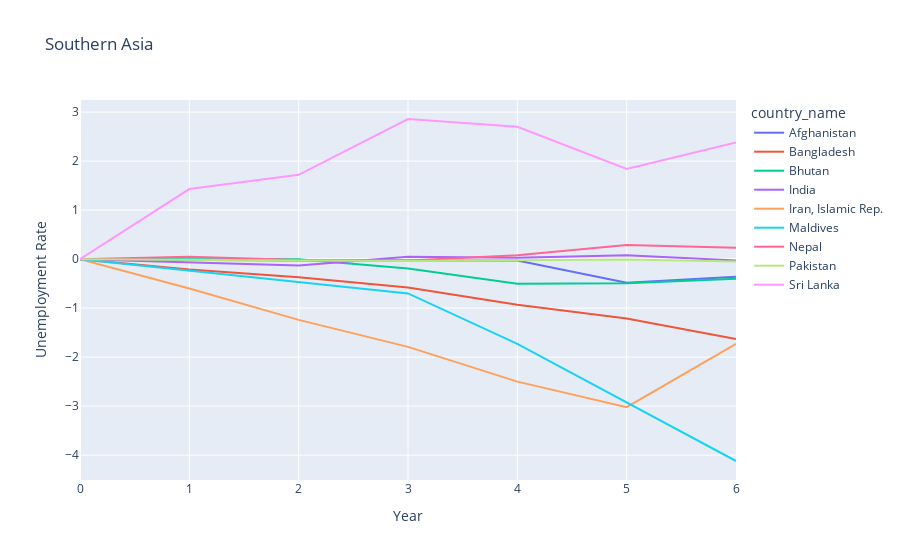
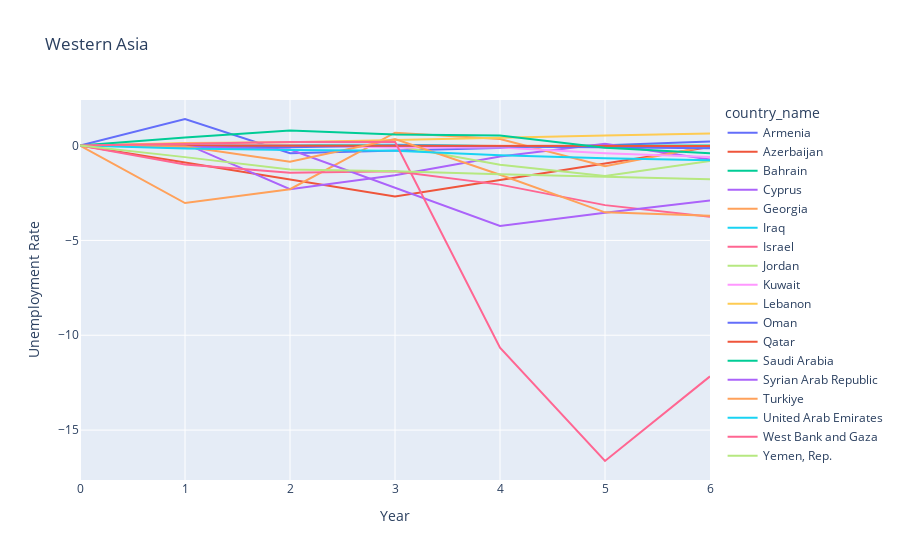
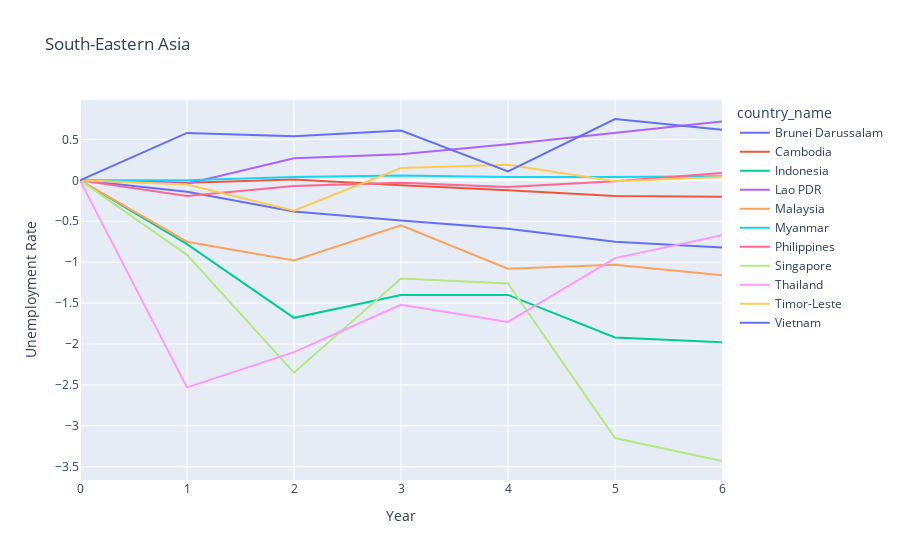

The notebook cell saved with these charts, in order:
### Code cell
#for i in range(len(sub_regions)):
for i in range(len(sub_regions)):
    fig = px.line(data_n1[countries[i]],title = sub_regions[i],labels={
        'index':'Year','value':'Unemployment Rate'
    })
    fig.show()

### Figure 1 — Plotly figure (JSON) as saved in the notebook; plotly's stock layout.template omitted (floating-point values rounded to 4 significant figures)
{"data": [{"hovertemplate": "country_name=Afghanistan<br>Year=%{x}<br>Unemployment Rate=%{y}<extra></extra>", "legendgroup": "Afghanistan", "line": {"color": "#636efa", "dash": "solid"}, "marker": {"symbol": "circle"}, "mode": "lines", "name": "Afghanistan", "orientation": "v", "showlegend": true, "type": "scatter", "x": [0, 1, 2, 3, 4, 5, 6], "xaxis": "x", "y": [0, -0.02, -0.03, -0.03, -0.03, -0.48, -0.36], "yaxis": "y"}, {"hovertemplate": "country_name=Bangladesh<br>Year=%{x}<br>Unemployment Rate=%{y}<extra></extra>", "legendgroup": "Bangladesh", "line": {"color": "#EF553B", "dash": "solid"}, "marker": {"symbol": "circle"}, "mode": "lines", "name": "Bangladesh", "orientation": "v", "showlegend": true, "type": "scatter", "x": [0, 1, 2, 3, 4, 5, 6], "xaxis": "x", "y": [0, -0.21, -0.37, -0.58, -0.93, -1.21, -1.63], "yaxis": "y"}, {"hovertemplate": "country_name=Bhutan<br>Year=%{x}<br>Unemployment Rate=%{y}<extra></extra>", "legendgroup": "Bhutan", "line": {"color": "#00cc96", "dash": "solid"}, "marker": {"symbol": "circle"}, "mode": "lines", "name": "Bhutan", "orientation": "v", "showlegend": true, "type": "scatter", "x": [0, 1, 2, 3, 4, 5, 6], "xaxis": "x", "y": [0, 0, 0, -0.19, -0.5, -0.49, -0.4], "yaxis": "y"}, {"hovertemplate": "country_name=India<br>Year=%{x}<br>Unemployment Rate=%{y}<extra></extra>", "legendgroup": "India", "line": {"color": "#ab63fa", "dash": "solid"}, "marker": {"symbol": "circle"}, "mode": "lines", "name": "India", "orientation": "v", "showlegend": true, "type": "scatter", "x": [0, 1, 2, 3, 4, 5, 6], "xaxis": "x", "y": [0, -0.06, -0.13, 0.05, 0.03, 0.08, -0.03], "yaxis": "y"}, {"hovertemplate": "country_name=Iran, Islamic Rep.<br>Year=%{x}<br>Unemployment Rate=%{y}<extra></extra>", "legendgroup": "Iran, Islamic Rep.", "line": {"color": "#FFA15A", "dash": "solid"}, "marker": {"symbol": "circle"}, "mode": "lines", "name": "Iran, Islamic Rep.", "orientation": "v", "showlegend": true, "type": "scatter", "x": [0, 1, 2, 3, 4, 5, 6], "xaxis": "x", "y": [0, -0.6, -1.24, -1.79, -2.5, -3.02, -1.73], "yaxis": "y"}, {"hovertemplate": "country_name=Maldives<br>Year=%{x}<br>Unemployment Rate=%{y}<extra></extra>", "legendgroup": "Maldives", "line": {"color": "#19d3f3", "dash": "solid"}, "marker": {"symbol": "circle"}, "mode": "lines", "name": "Maldives", "orientation": "v", "showlegend": true, "type": "scatter", "x": [0, 1, 2, 3, 4, 5, 6], "xaxis": "x", "y": [0, -0.23, -0.47, -0.7, -1.73, -2.92, -4.12], "yaxis": "y"}, {"hovertemplate": "country_name=Nepal<br>Year=%{x}<br>Unemployment Rate=%{y}<extra></extra>", "legendgroup": "Nepal", "line": {"color": "#FF6692", "dash": "solid"}, "marker": {"symbol": "circle"}, "mode": "lines", "name": "Nepal", "orientation": "v", "showlegend": true, "type": "scatter", "x": [0, 1, 2, 3, 4, 5, 6], "xaxis": "x", "y": [0, 0.05, -0.02, -0.03, 0.08, 0.29, 0.23], "yaxis": "y"}, {"hovertemplate": "country_name=Pakistan<br>Year=%{x}<br>Unemployment Rate=%{y}<extra></extra>", "legendgroup": "Pakistan", "line": {"color": "#B6E880", "dash": "solid"}, "marker": {"symbol": "circle"}, "mode": "lines", "name": "Pakistan", "orientation": "v", "showlegend": true, "type": "scatter", "x": [0, 1, 2, 3, 4, 5, 6], "xaxis": "x", "y": [0, -0.02, -0.03, -0.04, -0.02, -0.01, -0.05], "yaxis": "y"}, {"hovertemplate": "country_name=Sri Lanka<br>Year=%{x}<br>Unemployment Rate=%{y}<extra></extra>", "legendgroup": "Sri Lanka", "line": {"color": "#FF97FF", "dash": "solid"}, "marker": {"symbol": "circle"}, "mode": "lines", "name": "Sri Lanka", "orientation": "v", "showlegend": true, "type": "scatter", "x": [0, 1, 2, 3, 4, 5, 6], "xaxis": "x", "y": [0, 1.43, 1.72, 2.86, 2.7, 1.84, 2.38], "yaxis": "y"}], "layout": {"legend": {"title": {"text": "country_name"}, "tracegroupgap": 0}, "title": {"text": "Southern Asia"}, "xaxis": {"anchor": "y", "domain": [0, 1], "title": {"text": "Year"}}, "yaxis": {"anchor": "x", "domain": [0, 1], "title": {"text": "Unemployment Rate"}}}}

### Figure 2 — Plotly figure (JSON) as saved in the notebook; plotly's stock layout.template omitted (floating-point values rounded to 4 significant figures)
{"data": [{"hovertemplate": "country_name=Armenia<br>Year=%{x}<br>Unemployment Rate=%{y}<extra></extra>", "legendgroup": "Armenia", "line": {"color": "#636efa", "dash": "solid"}, "marker": {"symbol": "circle"}, "mode": "lines", "name": "Armenia", "orientation": "v", "showlegend": true, "type": "scatter", "x": [0, 1, 2, 3, 4, 5, 6], "xaxis": "x", "y": [0, 1.4, -0.4, -0.25, -0.11, 0.02, 0.21], "yaxis": "y"}, {"hovertemplate": "country_name=Azerbaijan<br>Year=%{x}<br>Unemployment Rate=%{y}<extra></extra>", "legendgroup": "Azerbaijan", "line": {"color": "#EF553B", "dash": "solid"}, "marker": {"symbol": "circle"}, "mode": "lines", "name": "Azerbaijan", "orientation": "v", "showlegend": true, "type": "scatter", "x": [0, 1, 2, 3, 4, 5, 6], "xaxis": "x", "y": [0, -0.9, -1.8, -2.68, -1.81, -0.94, -0.07], "yaxis": "y"}, {"hovertemplate": "country_name=Bahrain<br>Year=%{x}<br>Unemployment Rate=%{y}<extra></extra>", "legendgroup": "Bahrain", "line": {"color": "#00cc96", "dash": "solid"}, "marker": {"symbol": "circle"}, "mode": "lines", "name": "Bahrain", "orientation": "v", "showlegend": true, "type": "scatter", "x": [0, 1, 2, 3, 4, 5, 6], "xaxis": "x", "y": [0, 0.01, 0, 0.01, -0.02, -0.02, 0], "yaxis": "y"}, {"hovertemplate": "country_name=Cyprus<br>Year=%{x}<br>Unemployment Rate=%{y}<extra></extra>", "legendgroup": "Cyprus", "line": {"color": "#ab63fa", "dash": "solid"}, "marker": {"symbol": "circle"}, "mode": "lines", "name": "Cyprus", "orientation": "v", "showlegend": true, "type": "scatter", "x": [0, 1, 2, 3, 4, 5, 6], "xaxis": "x", "y": [0, 0.1, -2.3, -1.57, -0.58, 0.1, -0.74], "yaxis": "y"}, {"hovertemplate": "country_name=Georgia<br>Year=%{x}<br>Unemployment Rate=%{y}<extra></extra>", "legendgroup": "Georgia", "line": {"color": "#FFA15A", "dash": "solid"}, "marker": {"symbol": "circle"}, "mode": "lines", "name": "Georgia", "orientation": "v", "showlegend": true, "type": "scatter", "x": [0, 1, 2, 3, 4, 5, 6], "xaxis": "x", "y": [0, -3.03, -2.3, 0.68, 0.34, -1.09, -0.01], "yaxis": "y"}, {"hovertemplate": "country_name=Iraq<br>Year=%{x}<br>Unemployment Rate=%{y}<extra></extra>", "legendgroup": "Iraq", "line": {"color": "#19d3f3", "dash": "solid"}, "marker": {"symbol": "circle"}, "mode": "lines", "name": "Iraq", "orientation": "v", "showlegend": true, "type": "scatter", "x": [0, 1, 2, 3, 4, 5, 6], "xaxis": "x", "y": [0, 0.01, 0.02, 0.04, -0.04, -0.08, -0.05], "yaxis": "y"}, {"hovertemplate": "country_name=Israel<br>Year=%{x}<br>Unemployment Rate=%{y}<extra></extra>", "legendgroup": "Israel", "line": {"color": "#FF6692", "dash": "solid"}, "marker": {"symbol": "circle"}, "mode": "lines", "name": "Israel", "orientation": "v", "showlegend": true, "type": "scatter", "x": [0, 1, 2, 3, 4, 5, 6], "xaxis": "x", "y": [0, -1, -1.43, -1.35, -2.06, -3.14, -3.76], "yaxis": "y"}, {"hovertemplate": "country_name=Jordan<br>Year=%{x}<br>Unemployment Rate=%{y}<extra></extra>", "legendgroup": "Jordan", "line": {"color": "#B6E880", "dash": "solid"}, "marker": {"symbol": "circle"}, "mode": "lines", "name": "Jordan", "orientation": "v", "showlegend": true, "type": "scatter", "x": [0, 1, 2, 3, 4, 5, 6], "xaxis": "x", "y": [0, -0.01, -0.02, -0.01, -1.01, -1.61, -0.81], "yaxis": "y"}, {"hovertemplate": "country_name=Kuwait<br>Year=%{x}<br>Unemployment Rate=%{y}<extra></extra>", "legendgroup": "Kuwait", "line": {"color": "#FF97FF", "dash": "solid"}, "marker": {"symbol": "circle"}, "mode": "lines", "name": "Kuwait", "orientation": "v", "showlegend": true, "type": "scatter", "x": [0, 1, 2, 3, 4, 5, 6], "xaxis": "x", "y": [0, 0, 0, -0.1, -0.1, -0.4, -0.6], "yaxis": "y"}, {"hovertemplate": "country_name=Lebanon<br>Year=%{x}<br>Unemployment Rate=%{y}<extra></extra>", "legendgroup": "Lebanon", "line": {"color": "#FECB52", "dash": "solid"}, "marker": {"symbol": "circle"}, "mode": "lines", "name": "Lebanon", "orientation": "v", "showlegend": true, "type": "scatter", "x": [0, 1, 2, 3, 4, 5, 6], "xaxis": "x", "y": [0, 0.13, 0.18, 0.31, 0.43, 0.53, 0.63], "yaxis": "y"}, {"hovertemplate": "country_name=Oman<br>Year=%{x}<br>Unemployment Rate=%{y}<extra></extra>", "legendgroup": "Oman", "line": {"color": "#636efa", "dash": "solid"}, "marker": {"symbol": "circle"}, "mode": "lines", "name": "Oman", "orientation": "v", "showlegend": true, "type": "scatter", "x": [0, 1, 2, 3, 4, 5, 6], "xaxis": "x", "y": [0, -0.05, -0.09, 0, -0.04, -0.11, -0.14], "yaxis": "y"}, {"hovertemplate": "country_name=Qatar<br>Year=%{x}<br>Unemployment Rate=%{y}<extra></extra>", "legendgroup": "Qatar", "line": {"color": "#EF553B", "dash": "solid"}, "marker": {"symbol": "circle"}, "mode": "lines", "name": "Qatar", "orientation": "v", "showlegend": true, "type": "scatter", "x": [0, 1, 2, 3, 4, 5, 6], "xaxis": "x", "y": [0, 0, -0.01, -0.01, -0.02, -0.02, -0.03], "yaxis": "y"}, {"hovertemplate": "country_name=Saudi Arabia<br>Year=%{x}<br>Unemployment Rate=%{y}<extra></extra>", "legendgroup": "Saudi Arabia", "line": {"color": "#00cc96", "dash": "solid"}, "marker": {"symbol": "circle"}, "mode": "lines", "name": "Saudi Arabia", "orientation": "v", "showlegend": true, "type": "scatter", "x": [0, 1, 2, 3, 4, 5, 6], "xaxis": "x", "y": [0, 0.43, 0.8, 0.58, 0.53, -0.12, -0.41], "yaxis": "y"}, {"hovertemplate": "country_name=Syrian Arab Republic<br>Year=%{x}<br>Unemployment Rate=%{y}<extra></extra>", "legendgroup": "Syrian Arab Republic", "line": {"color": "#ab63fa", "dash": "solid"}, "marker": {"symbol": "circle"}, "mode": "lines", "name": "Syrian Arab Republic", "orientation": "v", "showlegend": true, "type": "scatter", "x": [0, 1, 2, 3, 4, 5, 6], "xaxis": "x", "y": [0, -0.06, -0.21, -2.21, -4.24, -3.54, -2.89], "yaxis": "y"}, {"hovertemplate": "country_name=Turkiye<br>Year=%{x}<br>Unemployment Rate=%{y}<extra></extra>", "legendgroup": "Turkiye", "line": {"color": "#FFA15A", "dash": "solid"}, "marker": {"symbol": "circle"}, "mode": "lines", "name": "Turkiye", "orientation": "v", "showlegend": true, "type": "scatter", "x": [0, 1, 2, 3, 4, 5, 6], "xaxis": "x", "y": [0, -0.05, -0.85, 0.34, -1.54, -3.52, -3.7], "yaxis": "y"}, {"hovertemplate": "country_name=United Arab Emirates<br>Year=%{x}<br>Unemployment Rate=%{y}<extra></extra>", "legendgroup": "United Arab Emirates", "line": {"color": "#19d3f3", "dash": "solid"}, "marker": {"symbol": "circle"}, "mode": "lines", "name": "United Arab Emirates", "orientation": "v", "showlegend": true, "type": "scatter", "x": [0, 1, 2, 3, 4, 5, 6], "xaxis": "x", "y": [0, -0.16, -0.24, -0.27, -0.51, -0.67, -0.77], "yaxis": "y"}, {"hovertemplate": "country_name=West Bank and Gaza<br>Year=%{x}<br>Unemployment Rate=%{y}<extra></extra>", "legendgroup": "West Bank and Gaza", "line": {"color": "#FF6692", "dash": "solid"}, "marker": {"symbol": "circle"}, "mode": "lines", "name": "West Bank and Gaza", "orientation": "v", "showlegend": true, "type": "scatter", "x": [0, 1, 2, 3, 4, 5, 6], "xaxis": "x", "y": [0, 0.11, 0.19, 0.2, -10.66, -16.63, -12.17], "yaxis": "y"}, {"hovertemplate": "country_name=Yemen, Rep.<br>Year=%{x}<br>Unemployment Rate=%{y}<extra></extra>", "legendgroup": "Yemen, Rep.", "line": {"color": "#B6E880", "dash": "solid"}, "marker": {"symbol": "circle"}, "mode": "lines", "name": "Yemen, Rep.", "orientation": "v", "showlegend": true, "type": "scatter", "x": [0, 1, 2, 3, 4, 5, 6], "xaxis": "x", "y": [0, -0.61, -1.26, -1.36, -1.51, -1.64, -1.77], "yaxis": "y"}], "layout": {"legend": {"title": {"text": "country_name"}, "tracegroupgap": 0}, "title": {"text": "Western Asia"}, "xaxis": {"anchor": "y", "domain": [0, 1], "title": {"text": "Year"}}, "yaxis": {"anchor": "x", "domain": [0, 1], "title": {"text": "Unemployment Rate"}}}}

### Figure 3 — Plotly figure (JSON) as saved in the notebook; plotly's stock layout.template omitted (floating-point values rounded to 4 significant figures)
{"data": [{"hovertemplate": "country_name=Brunei Darussalam<br>Year=%{x}<br>Unemployment Rate=%{y}<extra></extra>", "legendgroup": "Brunei Darussalam", "line": {"color": "#636efa", "dash": "solid"}, "marker": {"symbol": "circle"}, "mode": "lines", "name": "Brunei Darussalam", "orientation": "v", "showlegend": true, "type": "scatter", "x": [0, 1, 2, 3, 4, 5, 6], "xaxis": "x", "y": [0, -0.14, -0.38, -0.49, -0.59, -0.75, -0.82], "yaxis": "y"}, {"hovertemplate": "country_name=Cambodia<br>Year=%{x}<br>Unemployment Rate=%{y}<extra></extra>", "legendgroup": "Cambodia", "line": {"color": "#EF553B", "dash": "solid"}, "marker": {"symbol": "circle"}, "mode": "lines", "name": "Cambodia", "orientation": "v", "showlegend": true, "type": "scatter", "x": [0, 1, 2, 3, 4, 5, 6], "xaxis": "x", "y": [0, -0.03, 0.01, -0.06, -0.12, -0.19, -0.2], "yaxis": "y"}, {"hovertemplate": "country_name=Indonesia<br>Year=%{x}<br>Unemployment Rate=%{y}<extra></extra>", "legendgroup": "Indonesia", "line": {"color": "#00cc96", "dash": "solid"}, "marker": {"symbol": "circle"}, "mode": "lines", "name": "Indonesia", "orientation": "v", "showlegend": true, "type": "scatter", "x": [0, 1, 2, 3, 4, 5, 6], "xaxis": "x", "y": [0, -0.78, -1.68, -1.4, -1.4, -1.92, -1.98], "yaxis": "y"}, {"hovertemplate": "country_name=Lao PDR<br>Year=%{x}<br>Unemployment Rate=%{y}<extra></extra>", "legendgroup": "Lao PDR", "line": {"color": "#ab63fa", "dash": "solid"}, "marker": {"symbol": "circle"}, "mode": "lines", "name": "Lao PDR", "orientation": "v", "showlegend": true, "type": "scatter", "x": [0, 1, 2, 3, 4, 5, 6], "xaxis": "x", "y": [0, -0.04, 0.27, 0.32, 0.44, 0.58, 0.72], "yaxis": "y"}, {"hovertemplate": "country_name=Malaysia<br>Year=%{x}<br>Unemployment Rate=%{y}<extra></extra>", "legendgroup": "Malaysia", "line": {"color": "#FFA15A", "dash": "solid"}, "marker": {"symbol": "circle"}, "mode": "lines", "name": "Malaysia", "orientation": "v", "showlegend": true, "type": "scatter", "x": [0, 1, 2, 3, 4, 5, 6], "xaxis": "x", "y": [0, -0.75, -0.98, -0.55, -1.08, -1.03, -1.16], "yaxis": "y"}, {"hovertemplate": "country_name=Myanmar<br>Year=%{x}<br>Unemployment Rate=%{y}<extra></extra>", "legendgroup": "Myanmar", "line": {"color": "#19d3f3", "dash": "solid"}, "marker": {"symbol": "circle"}, "mode": "lines", "name": "Myanmar", "orientation": "v", "showlegend": true, "type": "scatter", "x": [0, 1, 2, 3, 4, 5, 6], "xaxis": "x", "y": [0, 0, 0.04, 0.06, 0.04, 0.04, 0.05], "yaxis": "y"}, {"hovertemplate": "country_name=Philippines<br>Year=%{x}<br>Unemployment Rate=%{y}<extra></extra>", "legendgroup": "Philippines", "line": {"color": "#FF6692", "dash": "solid"}, "marker": {"symbol": "circle"}, "mode": "lines", "name": "Philippines", "orientation": "v", "showlegend": true, "type": "scatter", "x": [0, 1, 2, 3, 4, 5, 6], "xaxis": "x", "y": [0, -0.19, -0.07, -0.03, -0.08, -0.01, 0.09], "yaxis": "y"}, {"hovertemplate": "country_name=Singapore<br>Year=%{x}<br>Unemployment Rate=%{y}<extra></extra>", "legendgroup": "Singapore", "line": {"color": "#B6E880", "dash": "solid"}, "marker": {"symbol": "circle"}, "mode": "lines", "name": "Singapore", "orientation": "v", "showlegend": true, "type": "scatter", "x": [0, 1, 2, 3, 4, 5, 6], "xaxis": "x", "y": [0, -0.91, -2.35, -1.2, -1.26, -3.15, -3.43], "yaxis": "y"}, {"hovertemplate": "country_name=Thailand<br>Year=%{x}<br>Unemployment Rate=%{y}<extra></extra>", "legendgroup": "Thailand", "line": {"color": "#FF97FF", "dash": "solid"}, "marker": {"symbol": "circle"}, "mode": "lines", "name": "Thailand", "orientation": "v", "showlegend": true, "type": "scatter", "x": [0, 1, 2, 3, 4, 5, 6], "xaxis": "x", "y": [0, -2.53, -2.1, -1.52, -1.73, -0.95, -0.67], "yaxis": "y"}, {"hovertemplate": "country_name=Timor-Leste<br>Year=%{x}<br>Unemployment Rate=%{y}<extra></extra>", "legendgroup": "Timor-Leste", "line": {"color": "#FECB52", "dash": "solid"}, "marker": {"symbol": "circle"}, "mode": "lines", "name": "Timor-Leste", "orientation": "v", "showlegend": true, "type": "scatter", "x": [0, 1, 2, 3, 4, 5, 6], "xaxis": "x", "y": [0, -0.05, -0.37, 0.15, 0.19, -0.01, 0.04], "yaxis": "y"}, {"hovertemplate": "country_name=Vietnam<br>Year=%{x}<br>Unemployment Rate=%{y}<extra></extra>", "legendgroup": "Vietnam", "line": {"color": "#636efa", "dash": "solid"}, "marker": {"symbol": "circle"}, "mode": "lines", "name": "Vietnam", "orientation": "v", "showlegend": true, "type": "scatter", "x": [0, 1, 2, 3, 4, 5, 6], "xaxis": "x", "y": [0, 0.58, 0.54, 0.61, 0.11, 0.75, 0.62], "yaxis": "y"}], "layout": {"legend": {"title": {"text": "country_name"}, "tracegroupgap": 0}, "title": {"text": "South-Eastern Asia"}, "xaxis": {"anchor": "y", "domain": [0, 1], "title": {"text": "Year"}}, "yaxis": {"anchor": "x", "domain": [0, 1], "title": {"text": "Unemployment Rate"}}}}
